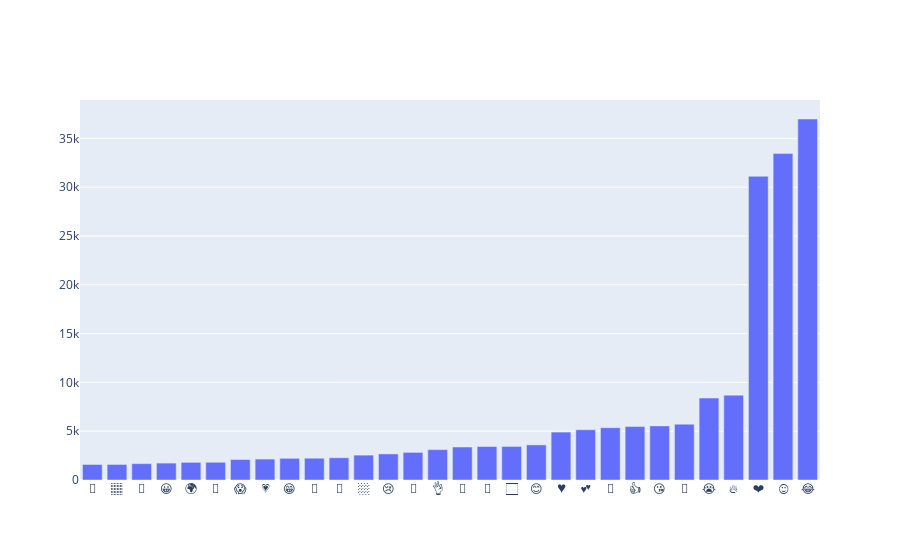

The notebook cell saved with this chart:
### Code cell
emjplot = go.Bar(x = emjdf['emoji'], y = emjdf['frequency'])
iplot([emjplot])

### Figure 1 — Plotly figure (JSON) as saved in the notebook; plotly's stock layout.template omitted (floating-point values rounded to 4 significant figures)
{"data": [{"type": "bar", "x": ["🤔", "🏽", "💛", "😀", "🌍", "🙏", "😱", "💗", "😁", "🙌", "🤣", "🏼", "😢", "💙", "👌", "😬", "💜", "🏻", "😊", "♥", "💕", "💖", "👍", "😘", "👏", "😭", "🔥", "❤", "😍", "😂"], "y": [1592, 1593, 1677, 1734, 1810, 1818, 2094, 2144, 2220, 2233, 2279, 2549, 2672, 2831, 3112, 3381, 3429, 3438, 3596, 4909, 5147, 5359, 5476, 5545, 5719, 8398, 8694, 31119, 33453, 36987]}], "layout": {}}
